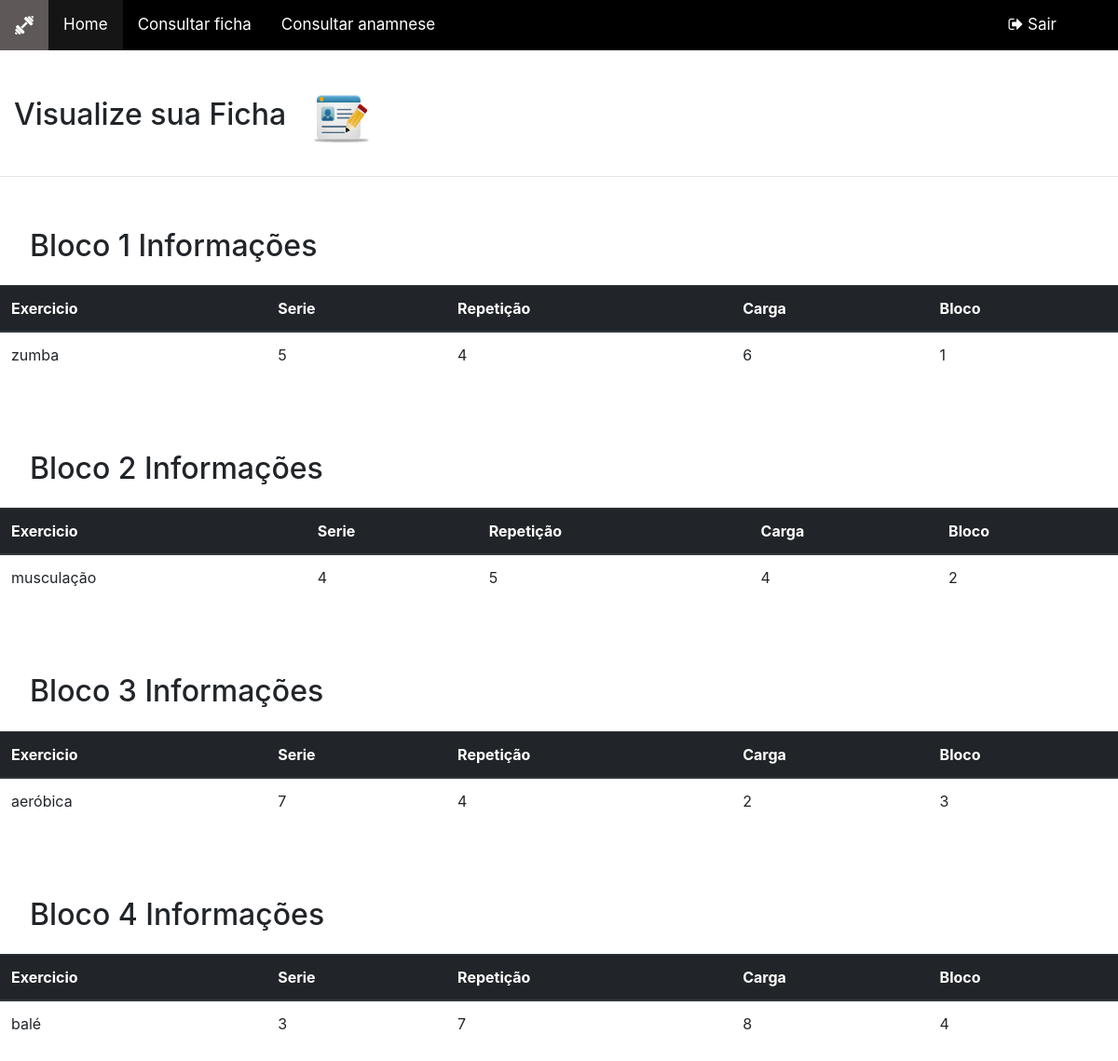
/usr_ficha.php (signed in), run on the app's committed database.
### tables this page shows
CREATE TABLE `ficha` (
  `id_ficha` int(11) NOT NULL,
  `usuario` int(11) NOT NULL,
  `exercicio` varchar(50) NOT NULL,
  `serie` int(5) DEFAULT NULL,
  `repeticao` int(5) DEFAULT NULL,
  `carga` float DEFAULT NULL,
  `id_professor` int(11) NOT NULL,
  `bloco` int(11) NOT NULL
);

### usr_ficha.php (the view, shortened to what this page needs)
<?php
include("conexao.php");
?>
<!DOCTYPE html>
<html lang="pt-br">
<head>
	<link rel="stylesheet" type="text/css" href="css/style.css"/>
	<link rel="stylesheet" href="https://cdnjs.cloudflare.com/ajax/libs/font-awesome/4.7.0/css/font-awesome.min.css">
	<link rel="stylesheet" href="css/bootstrap.css">
	<link rel="stylesheet" href="css/styleCad.css">
</head>
	<body>
		<div class="topnav" id="myTopnav">
				<a>
				  <img src="img/logoNav.png" alt="logo" style="width:20px">
				</a>
			<a href="indexAluno.php" class="active">Home</a>
			<a href="usr_ficha.php">Consultar ficha</a>
			<a href="visualizar_ficha.php">Consultar anamnese</a>
			<a href="javascript:void(0);" class="icon" onclick="myFunction()">
			<div class="topnav" id="iconNav">
				<a href="sair.php"><i class="fa fa-sign-out"></i> Sair </a>
			</div>
			</a>
	    </div>
	<br/>
	<h2>Visualize sua Ficha <img src="img/fichatec.png" alt="Academia" width="100" height="65"></h2>
	<hr>
	<br/>
<?php
$conexao = $_SESSION['con'];
$cpf = $_SESSION['usr'];
$id="fail";
$sql = "SELECT * FROM `cliente` WHERE `cpf` = '$cpf'";
$vis = mysqli_query($conexao, $sql);
while ($dados = mysqli_fetch_assoc($vis)) {
	$id = $dados['id'];
}
$sqlFicha = "SELECT * FROM ficha WHERE `ficha`.`bloco` = 1 AND `ficha`.`usuario` = '$id'";
                $fic = mysqli_query($con,$sqlFicha);
                if (mysqli_num_rows($fic) >= 1){
                    echo"<table class='table'>";
					echo"<thead class='thead-dark'>";
                    echo"<h2>&nbsp;&nbsp;Bloco 1 Informações</h2>";
                    echo" <tr><th>Exercicio</th><th>Serie</th><th>Repetição</th><th>Carga</th><th>Bloco</th></tr>";
				 while( $dados_ficha = mysqli_fetch_assoc($fic) ){
                    echo "<tr>";
                echo "<td>" .$dados_ficha['exercicio']. "</td>";
                echo "<td>" .$dados_ficha['serie']. "</td>";
                echo "<td>" .$dados_ficha['repeticao']. "</td>";
                echo "<td>" .$dados_ficha['carga']. "</td>";
                echo "<td>" .$dados_ficha['bloco']. "</td>";
                echo "</tr>";
                }
               echo" </table>";
                }
        ?>
<?php
                $sqlFicha2 = "SELECT * FROM ficha WHERE `ficha`.`bloco` = '2' AND `ficha`.`usuario` = '$id'";
                $fic2 = mysqli_query($con,$sqlFicha2);
                if (mysqli_num_rows($fic2) >= 1){
					echo "<br/><br/>";
                    echo"<table class='table'>";
					echo"<thead class='thead-dark'>";
                    echo"<h2>&nbsp;&nbsp;Bloco 2 Informações</h2>";
                    echo" <tr><th>Exercicio</th><th>Serie</th><th>Repetição</th><th>Carga</th><th>Bloco</th></tr>";
				while( $dados_ficha2 = mysqli_fetch_assoc($fic2) ){
                     echo "<tr>";
                echo "<td>" .$dados_ficha2['exercicio']. "</td>";
                echo "<td>" .$dados_ficha2['serie']. "</td>";
                echo "<td>" .$dados_ficha2['repeticao']. "</td>";
                echo "<td>" .$dados_ficha2['carga']. "</td>";
                echo "<td>" .$dados_ficha2['bloco']. "</td>";
                echo "</tr>";
                }
                echo"</table>";
                }
        ?>
		<?php
                $sqlFicha3 = "SELECT * FROM ficha WHERE `ficha`.`bloco` = '3' AND `ficha`.`usuario` = '$id'";
                $fic3 = mysqli_query($con,$sqlFicha3);
                if (mysqli_num_rows($fic3) >= 1){
                    echo "<br/><br/>";
                    echo"<table class='table'>";
					echo"<thead class='thead-dark'>";
                    echo"<h2>&nbsp;&nbsp;Bloco 3 Informações</h2>";
                    echo" <tr><th>Exercicio</th><th>Serie</th><th>Repetição</th><th>Carga</th><th>Bloco</th></tr>";
				while( $dados_ficha3 = mysqli_fetch_assoc($fic3) ){
                     echo "<tr>";
                echo "<td>" .$dados_ficha3['exercicio']. "</td>";
                echo "<td>" .$dados_ficha3['serie']. "</td>";
                echo "<td>" .$dados_ficha3['repeticao']. "</td>";
                echo "<td>" .$dados_ficha3['carga']. "</td>";
                echo "<td>" .$dados_ficha3['bloco']. "</td>";
                echo "</tr>";
                }
                echo"</table>";
                }
        ?>
		 <?php
                $sqlFicha4 = "SELECT * FROM ficha WHERE `ficha`.`bloco` = '4' AND `ficha`.`usuario` = '$id'";
                $fic4 = mysqli_query($con,$sqlFicha4);
                if (mysqli_num_rows($fic4) >= 1){
                    echo "<br/><br/>";
                    echo"<table class='table'>";
					echo"<thead class='thead-dark'>";
                    echo"<h2>&nbsp;&nbsp;Bloco 4 Informações</h2>";
                    echo" <tr><th>Exercicio</th><th>Serie</th><th>Repetição</th><th>Carga</th><th>Bloco</th></tr>";
				while( $dados_ficha4 = mysqli_fetch_assoc($fic4) ){
                     echo "<tr>";
                echo "<td>" .$dados_ficha4['exercicio']. "</td>";
                echo "<td>" .$dados_ficha4['serie']. "</td>";
                echo "<td>" .$dados_ficha4['repeticao']. "</td>";
                echo "<td>" .$dados_ficha4['carga']. "</td>";
                echo "<td>" .$dados_ficha4['bloco']. "</td>";
                echo "</tr>";
                }
                echo"</table>";
                }
        ?>
	</body>
</html>

### css/style.css (style rules this page uses)
body { margin: 0; font-family: Arial, Helvetica, sans-serif; }
.topnav { overflow: hidden; background-color: #000; }
.topnav#iconNav { float: right; padding-right: 50px; }
.topnav a { float: left; display: block; color: #fff; text-align: center; padding: 14px 16px; text-decoration: none; font-size: 17px; }
.active { background-color: #161515 ; color: white; }
.topnav .icon { display: none; }
* { box-sizing: border-box; }

### css/styleCad.css (style rules this page uses)
h2 { padding: 15px; }

### data on the page
ficha: exercicio "zumba", serie "5", repeticao "4", carga "6", bloco "1"
ficha: exercicio "musculação", serie "4", repeticao "5", carga "4", bloco "2"
ficha: exercicio "aeróbica", serie "7", repeticao "4", carga "2", bloco "3"
ficha: exercicio "balé", serie "3", repeticao "7", carga "8", bloco "4"
